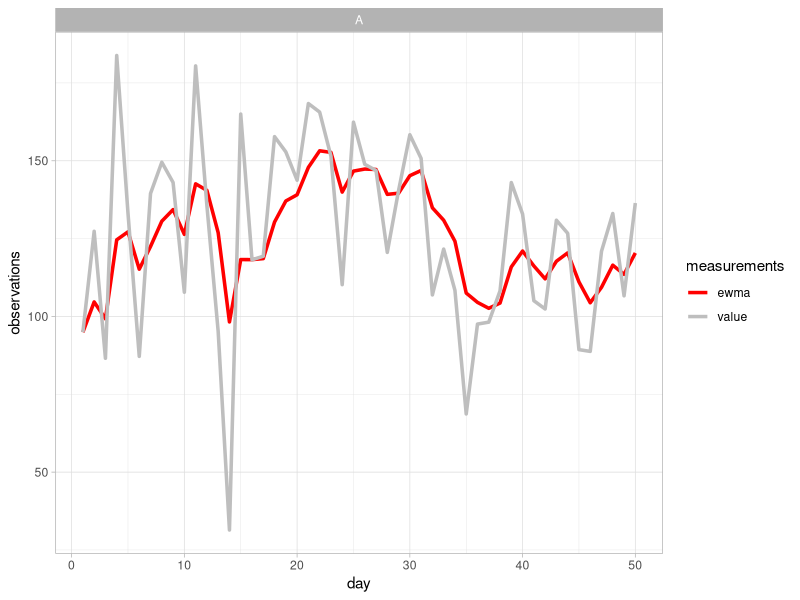
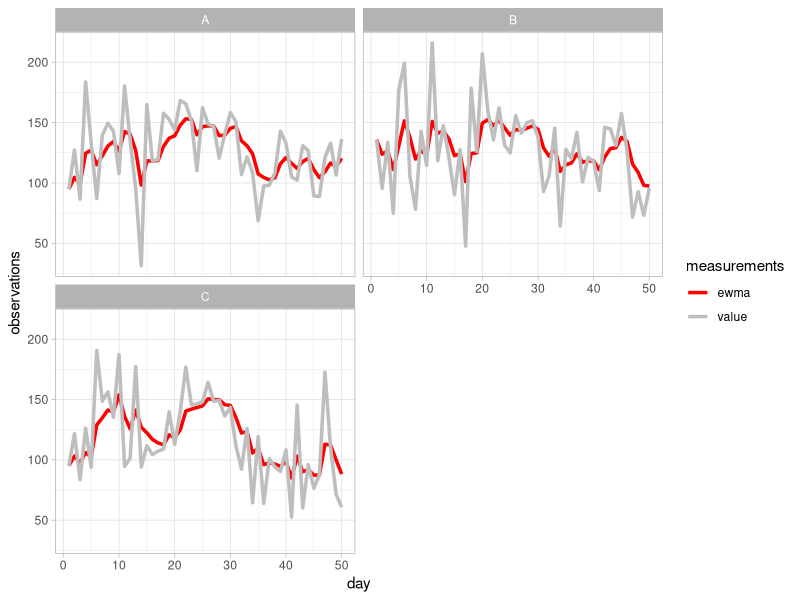

Write the R code that produced these figures, in order.

### Within column iteration

library(tidyverse)

## simulate data
set.seed(1)
subject <- rep(LETTERS[1:3], each = 50)
day <- rep(1:50, times = 3)
value <- c(
  round(rnorm(n = 20, mean = 120, sd = 40), 2),
  round(rnorm(n = 10, mean = 150, sd = 20), 2),
  round(rnorm(n = 20, mean = 110, sd = 30), 2),
  round(rnorm(n = 20, mean = 120, sd = 40), 2),
  round(rnorm(n = 10, mean = 150, sd = 20), 2),
  round(rnorm(n = 20, mean = 110, sd = 30), 2),
  round(rnorm(n = 20, mean = 120, sd = 40), 2),
  round(rnorm(n = 10, mean = 150, sd = 20), 2),
  round(rnorm(n = 20, mean = 110, sd = 30), 2))

df_1 <- data.frame(subject, day, value)
df_1 %>% head()

### Create a data frame of one subject for a simple example
df_2 <- df_1 %>%
  filter(subject == "A")


### EWMA 
# Each computation of ewma will become the input of the next computation. 
# Use accumulate()
# EWMA_t = lambda*x_t + (1 - lambda) * Z_t-1

lamda <- 0.3

# .x = the prior value in our new column
# .y = the value in the column of our observed data
# .f = the function to apply to the data
# First value in the new column will begin with the first value in the observed data column

df_2 <- df_2 %>%
  mutate(ewma = accumulate(value, ~ lamda * .y + (1 - lamda) * .x))

df_2 %>%
  pivot_longer(cols = value:ewma,
               names_to = "measurements",
               values_to = "observations") %>%
  ggplot(aes(x = day, y = observations, color = measurements)) +
  geom_line(size = 1.2) +
  scale_color_manual(values = c(value = "grey", ewma = "red")) +
  facet_wrap(~subject, nrow = 2) +
  theme_light()


## Now do it within each subject (grouped by each subject)

df_1 <- df_1 %>%
  group_by(subject) %>%
  mutate(ewma = accumulate(value, ~ lamda * .y + (1 - lamda) * .x))

df_1 %>%
  pivot_longer(cols = value:ewma,
               names_to = "measurements",
               values_to = "observations") %>%
  ggplot(aes(x = day, y = observations, color = measurements)) +
  geom_line(size = 1.2) +
  scale_color_manual(values = c(value = "grey", ewma = "red")) +
  facet_wrap(~subject, nrow = 2) +
  theme_light()


#### What if we want the first value of the new column to begin with 0?
# The .init argument allows us to specify the start value, however, it will add +1 rows
# So we need to subtract a row from the bottom of the data since we are starting with 0
# and forcing everything downward

df_2 %>%
  mutate(ewma = accumulate(value[-n()], ~ lamda * .y + (1 - lamda) * .x, .init = 0)) %>%
  head()


